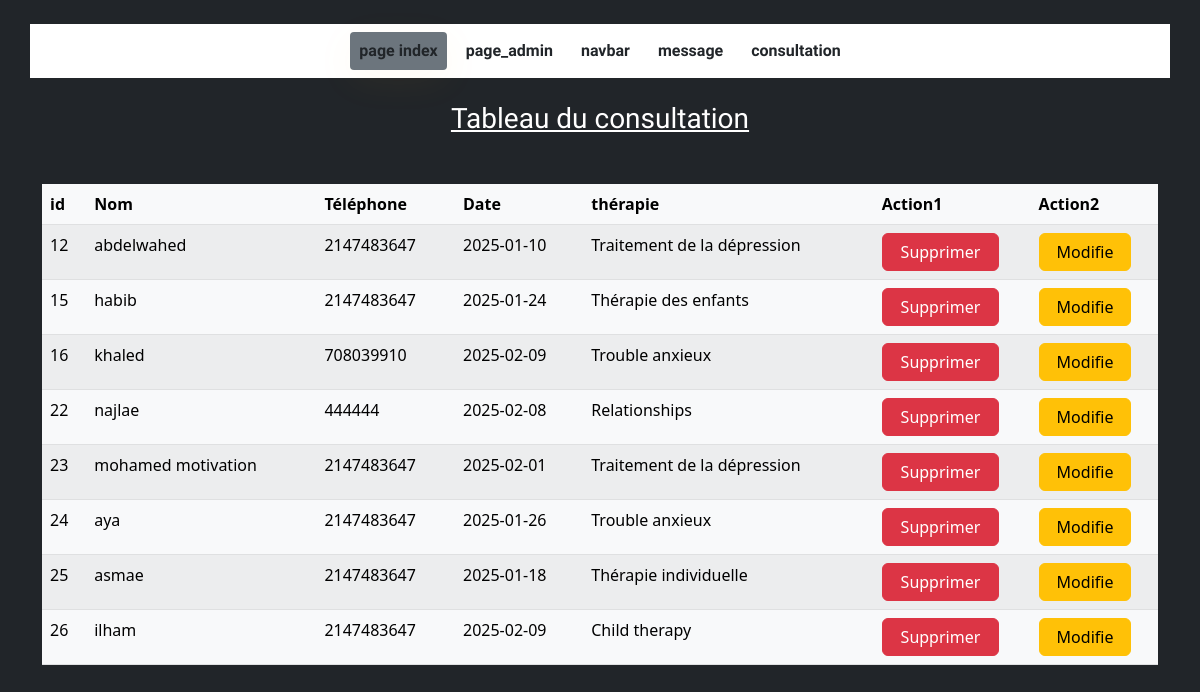
The page /phpconsult/index.php on the database as committed earlier.
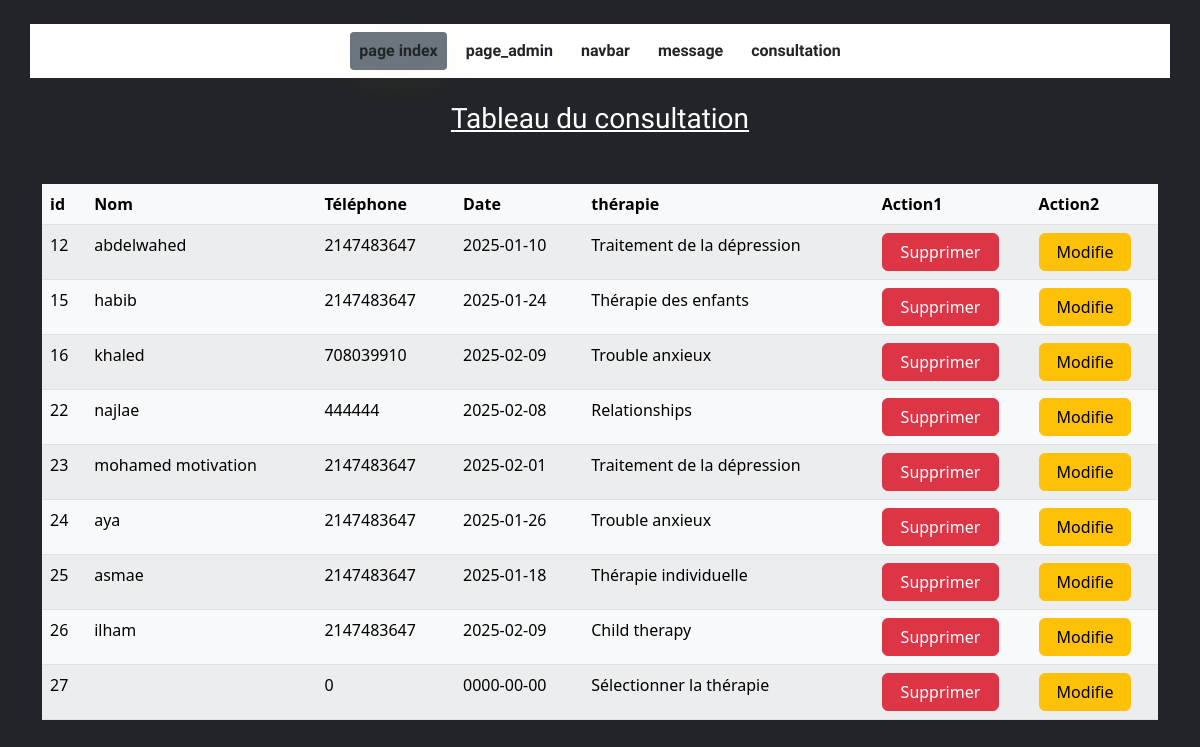
The same page on the database as committed later.
### tables this page shows
CREATE TABLE `navbar_table` (
  `id` int(4) NOT NULL,
  `nav` varchar(30) NOT NULL,
  `refer` varchar(30) NOT NULL
);

CREATE TABLE `getconsultation` (
  `id` int(4) NOT NULL,
  `name` varchar(30) NOT NULL,
  `phone` int(10) NOT NULL,
  `date` date NOT NULL,
  `therapy` varchar(30) NOT NULL
);

### phpconsult/index.php (the view, shortened to what this page needs)
<!doctype html>
<html lang="en">
  <head>
    <link rel="stylesheet" type="text/css" href="../assets/css/style.css">
    <link href="https://cdn.jsdelivr.net/npm/bootstrap@5.2.3/dist/css/bootstrap.min.css" rel="stylesheet">
  </head>
  <body class="bg-dark">
            <nav class="main_menu navbar navbar-expand-lg bg-white container my-4">
                <div class="main_menu_inner collapse navbar-collapse justify-content-center" id="main_menu_dropdown">
                  <ul class="main_menu_list unordered_list navbar-nav">
                    <li class="anav nav-item fw-bold">
                      <a class="nav-link navbar-text bg-secondary" aria-current="page" href="http://localhost/psy/index.php">page index</a>
                    </li>
                    <?php
                      include ('../config.php');
                      $jibdata = "SELECT * FROM `navbar_table` ";
                      $dirlordre = mysqli_query($connexion,$jibdata);
                      while($starjdid = mysqli_fetch_array($dirlordre)){
                    ?>
                    <li class="anav nav-item fw-bold">
                      <a class="nav-link navbar-text" aria-current="page" href="http://localhost/psy/<?php echo $starjdid['refer']?>"><?php echo $starjdid['nav']?></a>
                    </li>
                    <?php
                    }
                    ?>
                  </ul>
                </div>
            </nav>
    <div class="container my-4">
        <h3 class="text-white d-flex justify-content-center text-decoration-underline mb-5">Tableau du consultation</h3>
        <table class="table table-striped table-light">
            <thead>
                <tr>
                    <th>id</th>
                    <th>Nom</th>
                    <th>Téléphone</th>
                    <th>Date</th>
                    <th>thérapie</th>
                    <th>Action1</th>
                    <th>Action2</th>
                </tr>
            </thead>
            <tbody>
                <?php
                    include ('../config.php');
                    $jibdata = "SELECT * FROM `getconsultation` ";
                    $dirlordre = mysqli_query($connexion,$jibdata);
                    while($starjdid = mysqli_fetch_array($dirlordre)){
                ?>
                <tr>
                    <td><?php echo $starjdid['id']?></td>
                    <td><?php echo $starjdid['name']?></td>
                    <td><?php echo $starjdid['phone']?></td>
                    <td><?php echo $starjdid['date']?></td>
                    <td><?php echo $starjdid['therapy']?></td>
                    <td><a href="delete.php?ghanmasho=<?php echo $starjdid['id']?>"  class="btn btn-danger col-10">Supprimer</a></td>
                    <td><a href="modification.php?ed=<?php echo $starjdid['id']?>"  class="btn btn-warning col-10">Modifie</a></td>
                </tr>
                <?php
                }
                ?>
            </tbody>
        </table>
    </div>
  </body>
</html>

Rows that differ between the two databases and show on the page:
added getconsultation: id "27", phone "0", date "0000-00-00", therapy "Sélectionner la thérapie"
